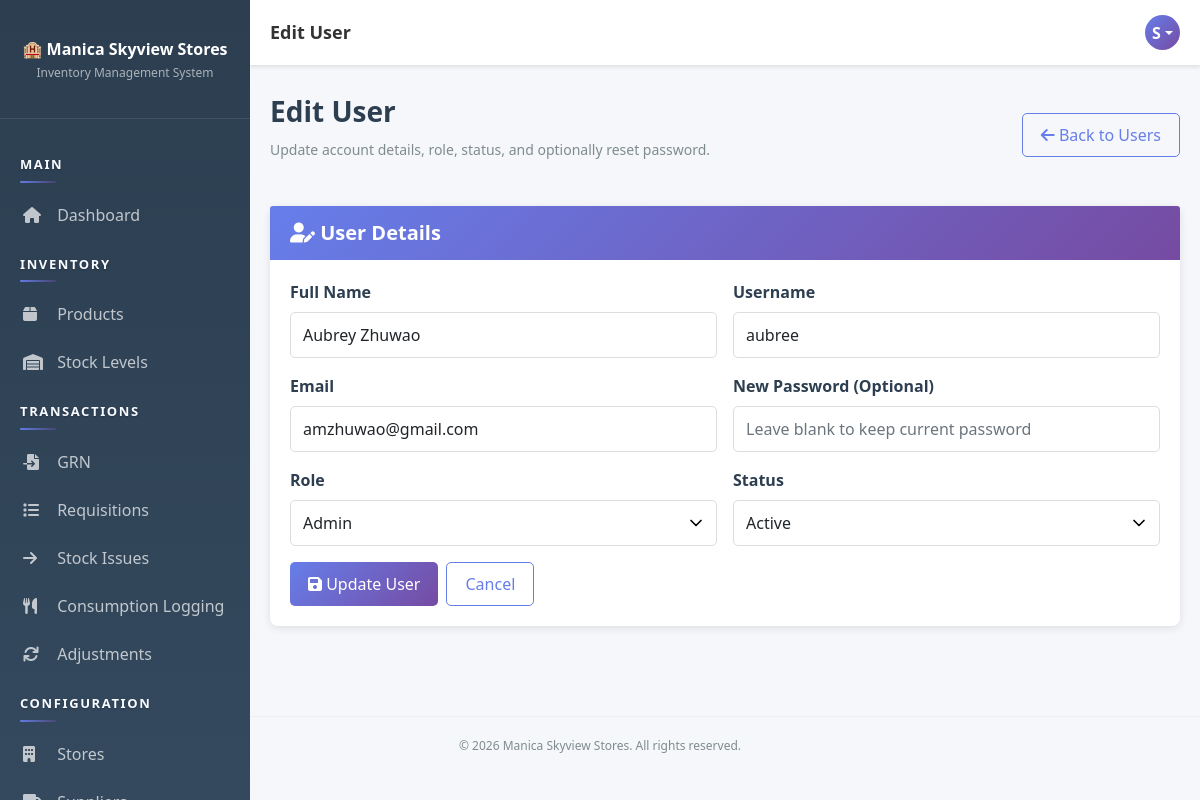
The page /pages/users/edit.php?id=5 (signed in) on the database its author committed.
### tables this page shows
CREATE TABLE `users` (
  `user_id` int(11) NOT NULL AUTO_INCREMENT,
  `username` varchar(50) NOT NULL,
  `email` varchar(100) NOT NULL,
  `password` varchar(255) NOT NULL,
  `full_name` varchar(100) NOT NULL,
  `role_id` int(11) NOT NULL,
  `status` enum('active','inactive') DEFAULT 'active',
  `created_at` timestamp NOT NULL DEFAULT current_timestamp(),
  `updated_at` timestamp NOT NULL DEFAULT current_timestamp() ON UPDATE current_timestamp(),
  PRIMARY KEY (`user_id`),
  UNIQUE KEY `username` (`username`),
  UNIQUE KEY `email` (`email`),
  KEY `role_id` (`role_id`),
  CONSTRAINT `users_ibfk_1` FOREIGN KEY (`role_id`) REFERENCES `roles` (`role_id`)
);

CREATE TABLE `roles` (
  `role_id` int(11) NOT NULL AUTO_INCREMENT,
  `role_name` varchar(50) NOT NULL,
  `description` text DEFAULT NULL,
  `created_at` timestamp NOT NULL DEFAULT current_timestamp(),
  PRIMARY KEY (`role_id`),
  UNIQUE KEY `role_name` (`role_name`)
);

### app/bootstrap.php (called while the page is built, shortened)
<?php
function autoload($class) {
    $paths = [
        __DIR__ . '/helpers/' . $class . '.php',
        __DIR__ . '/models/' . $class . '.php',
        __DIR__ . '/controllers/' . $class . '.php'
    ];
    foreach ($paths as $path) {
        if (file_exists($path)) {
            return;
        }
    }
}
function isAuthenticated() {
    $auth = new Auth();
    return $auth->isLoggedIn() && $auth->checkSessionTimeout();
}
function getCurrentUser() {
    if (isAuthenticated()) {
        $db = Database::getInstance()->getConnection();
        $userId = $_SESSION['user_id'];
        $sql = "SELECT u.*, r.role_name FROM users u
                JOIN roles r ON u.role_id = r.role_id
                WHERE u.user_id = ?";
        $stmt = $db->prepare($sql);
        $stmt->bind_param('i', $userId);
        $stmt->execute();
        return $stmt->get_result()->fetch_assoc();
    }
    return null;
}

### app/helpers/Database.php (called while the page is built, shortened)
<?php
class Database {
    private static $instance = null;
    private $connection = null;
    private function __construct() {
        try {
            $this->connection = new mysqli(DB_HOST, DB_USER, DB_PASS, DB_NAME);
            $this->connection->set_charset('utf8mb4');
        } catch (Exception $e) {
            die('Error: ' . $e->getMessage());
        }
    }
    public static function getInstance() {
        if (self::$instance === null) {
            self::$instance = new Database();
        }
        return self::$instance;
    }
    public function getConnection() {
        return $this->connection;
    }
}

### app/helpers/Auth.php (called while the page is built, shortened)
<?php
class Auth {
    public function __construct() {
        $this->db = Database::getInstance()->getConnection();
    }
    private function ensurePasswordResetTable() {
        $sql = "CREATE TABLE IF NOT EXISTS password_reset_tokens (
            token_id INT PRIMARY KEY AUTO_INCREMENT,
            user_id INT NOT NULL,
            token_hash VARCHAR(64) NOT NULL,
            expires_at DATETIME NOT NULL,
            used_at DATETIME NULL,
            created_at TIMESTAMP DEFAULT CURRENT_TIMESTAMP,
            FOREIGN KEY (user_id) REFERENCES users(user_id) ON DELETE CASCADE,
            INDEX idx_reset_token_hash (token_hash),
            INDEX idx_reset_token_user (user_id),
            INDEX idx_reset_token_expires (expires_at)
        )";
    }
    public function isLoggedIn() {
        return isset($_SESSION['user_id']);
    }
    public function checkSessionTimeout() {
        return true;
    }
}

### app/controllers/Controller.php (called while the page is built, shortened)
<?php
class Controller {
    protected $db;
    public function __construct() {
        $this->db = Database::getInstance()->getConnection();
        $this->loadCurrentUser();
    }
    protected function loadCurrentUser() {
        if (isset($_SESSION['user_id'])) {
            $sql = "SELECT u.*, r.role_name FROM users u
                    JOIN roles r ON u.role_id = r.role_id
                    WHERE u.user_id = ?";
            $stmt = $this->db->prepare($sql);
            $stmt->bind_param('i', $_SESSION['user_id']);
            $stmt->execute();
            $this->currentUser = $stmt->get_result()->fetch_assoc();
        }
    }
}

### app/controllers/UserController.php (called while the page is built, shortened)
<?php
class UserController extends Controller {
    public function __construct() {
        parent::__construct();
    }
    public function getRoles() {
        return $this->db->query("SELECT role_id, role_name FROM roles ORDER BY role_name ASC")->fetch_all(MYSQLI_ASSOC);
    }
    public function getById($userId) {
        $sql = "
            SELECT u.user_id, u.username, u.email, u.full_name, u.role_id, u.status, u.created_at, u.updated_at, r.role_name
            FROM users u
            JOIN roles r ON u.role_id = r.role_id
            WHERE u.user_id = ?
            LIMIT 1
        ";
        $stmt = $this->db->prepare($sql);
        $stmt->bind_param('i', $userId);
        $stmt->execute();
        return $stmt->get_result()->fetch_assoc();
    }
}

### pages/users/edit.php (the view, shortened to what this page needs)
<?php
require_once __DIR__ . '/../../app/bootstrap.php';
$controller = new UserController();
$userId = isset($_GET['id']) ? (int)$_GET['id'] : 0;
$userData = $controller->getById($userId);
$formData = [
    'username' => $userData['username'],
    'email' => $userData['email'],
    'full_name' => $userData['full_name'],
    'role_id' => (string)$userData['role_id'],
    'status' => $userData['status']
];
$roles = $controller->getRoles();
$pageTitle = 'Edit User';
include __DIR__ . '/../../app/views/layout-header.php';
?>
<div class="page-header d-flex justify-content-between align-items-center">
    <div>
        <h1>Edit User</h1>
        <p>Update account details, role, status, and optionally reset password.</p>
    </div>
    <a href="<?php echo SITE_URL; ?>pages/users/index.php" class="btn btn-outline-primary"><i class="fas fa-arrow-left"></i> Back to Users</a>
</div>
<div class="card">
    <div class="card-header"><h5><i class="fas fa-user-edit"></i> User Details</h5></div>
    <div class="card-body">
        <form method="POST" class="row g-3">
            <div class="col-md-6">
                <label class="form-label">Full Name</label>
                <input type="text" name="full_name" class="form-control" required value="<?php echo htmlspecialchars($formData['full_name']); ?>">
            </div>
            <div class="col-md-6">
                <label class="form-label">Username</label>
                <input type="text" name="username" class="form-control" required value="<?php echo htmlspecialchars($formData['username']); ?>">
            </div>
            <div class="col-md-6">
                <label class="form-label">Email</label>
                <input type="email" name="email" class="form-control" required value="<?php echo htmlspecialchars($formData['email']); ?>">
            </div>
            <div class="col-md-6">
                <label class="form-label">New Password (Optional)</label>
                <input type="password" name="password" class="form-control" minlength="8" placeholder="Leave blank to keep current password">
            </div>
            <div class="col-md-6">
                <label class="form-label">Role</label>
                <select name="role_id" class="form-control" required>
                    <?php foreach ($roles as $role): ?>
                        <option value="<?php echo (int)$role['role_id']; ?>" <?php echo ((string)$formData['role_id'] === (string)$role['role_id']) ? 'selected' : ''; ?>>
                            <?php echo htmlspecialchars($role['role_name']); ?>
                        </option>
                    <?php endforeach; ?>
                </select>
            </div>
            <div class="col-md-6">
                <label class="form-label">Status</label>
                <select name="status" class="form-control">
                    <option value="active" <?php echo $formData['status'] === 'active' ? 'selected' : ''; ?>>Active</option>
                </select>
            </div>
            <div class="col-12 d-flex gap-2">
                <button type="submit" class="btn btn-primary"><i class="fas fa-save"></i> Update User</button>
                <a href="<?php echo SITE_URL; ?>pages/users/index.php" class="btn btn-outline-primary">Cancel</a>
            </div>
        </form>
    </div>
</div>
<?php include __DIR__ . '/../../app/views/layout-footer.php'; ?>

### app/views/layout-header.php (shortened to what this page needs)
<!DOCTYPE html>
<html lang="en">
<head>
    <link href="https://cdn.jsdelivr.net/npm/bootstrap@5.1.3/dist/css/bootstrap.min.css" rel="stylesheet">
    <link rel="stylesheet" href="https://cdnjs.cloudflare.com/ajax/libs/font-awesome/6.0.0/css/all.min.css">
    <link href="<?php echo SITE_URL; ?>public/css/style.css" rel="stylesheet">
</head>
<body>
    <div class="sidebar">
        <div class="brand">
            <h4>🏨 Manica Skyview Stores</h4>
            <p>Inventory Management System</p>
        </div>
        <nav class="nav flex-column">
            <?php include __DIR__ . '/partials/sidebar-nav.php'; ?>
        </nav>
    </div>
            <?php include __DIR__ . '/partials/sidebar-nav.php'; ?>
    <div class="topbar">
        <div class="topbar-title desktop-title">
            <?php echo $pageTitle ?? APP_NAME; ?>
        </div>
        <div class="topbar-right">
            <div class="user-profile dropdown">
                <div class="user-avatar dropdown-toggle" role="button" data-bs-toggle="dropdown" aria-expanded="false">
                    <?php
                    $user = getCurrentUser();
                    if ($user) {
                        echo strtoupper(substr($user['full_name'], 0, 1));
                    }
                    ?>
                </div>
            </div>
        </div>
    </div>
    <div class="main-content">

### public/css/style.css (style rules this page uses)
:root { --primary-color: #667eea; --secondary-color: #764ba2; --danger-color: #e74c3c; --success-color: #27ae60; --warning-color: #f39c12; --info-color: #3498db; --dark-color: #2c3e50; --light-color: #ecf0f1; }
* { margin: 0; padding: 0; box-sizing: border-box; }
body { font-family: 'Segoe UI', Tahoma, Geneva, Verdana, sans-serif; background-color: #f5f7fa; color: #333; }
.sidebar { background: linear-gradient(180deg, #2c3e50 0%, #34495e 100%); min-height: 100vh; height: 100vh; padding: 20px 0; position: fixed; width: 250px; left: 0; top: 0; overflow-y: auto; overflow-x: hidden; overscroll-behavior: contain; }
.sidebar .nav { padding-bottom: 20px; }
.sidebar .brand { padding: 20px; text-align: center; border-bottom: 1px solid rgba(255, 255, 255, 0.1); margin-bottom: 20px; }
.sidebar .brand h4 { color: white; font-weight: 600; font-size: 16px; margin-bottom: 5px; }
.sidebar .brand p { color: rgba(255, 255, 255, 0.6); font-size: 12px; }
.topbar { background: white; padding: 15px 20px; box-shadow: 0 2px 4px rgba(0, 0, 0, 0.1); margin-left: 250px; display: flex; justify-content: space-between; align-items: center; }
.topbar-title { font-size: 18px; font-weight: 600; color: #333; }
.topbar-right { display: flex; align-items: center; gap: 20px; }
.user-profile { display: flex; align-items: center; gap: 10px; }
.user-avatar { width: 35px; height: 35px; border-radius: 50%; background: linear-gradient(135deg, #667eea 0%, #764ba2 100%); display: flex; align-items: center; justify-content: center; color: white; font-weight: 600; }
.main-content { margin-left: 250px; padding: 30px 20px; }
.page-header { margin-bottom: 30px; }
.page-header h1 { font-size: 28px; font-weight: 600; color: #2c3e50; margin-bottom: 10px; }
.page-header p { color: #7f8c8d; font-size: 14px; }
.card { border: none; border-radius: 8px; box-shadow: 0 2px 8px rgba(0, 0, 0, 0.1); margin-bottom: 20px; transition: transform 0.2s, box-shadow 0.2s; }
.card-header { background: linear-gradient(135deg, #667eea 0%, #764ba2 100%); color: white; padding: 15px 20px; border-radius: 8px 8px 0 0; border: none; }
.card-header h5 { margin: 0; font-weight: 600; }
.card-body { padding: 20px; }
.btn { border-radius: 5px; font-weight: 500; padding: 9px 18px; transition: all 0.3s; border: none; }
.btn-primary { background: linear-gradient(135deg, #667eea 0%, #764ba2 100%); color: white; }
.btn-outline-primary { color: #667eea; border: 1px solid #667eea; }
.form-label { font-weight: 600; color: #2c3e50; margin-bottom: 8px; display: block; }
.form-control { border: 1px solid #ddd; border-radius: 5px; padding: 10px 12px; transition: border-color 0.3s; }
select.form-control { appearance: none; background-repeat: no-repeat; background-position: right 10px center; background-size: 20px; padding-right: 35px; }
.d-flex { display: flex; }
.justify-content-between { justify-content: space-between; }
.align-items-center { align-items: center; }
.gap-2 { gap: 10px; }

### rows shown on the page
users: full_name "S"
users: full_name "Aubrey Zhuwao", username "aubree", email "amzhuwao@gmail.com", role_id "Admin", status "Active"

### other values the page prints
$pageTitle "Edit User"
APP_NAME "Manica Skyview Stores"
